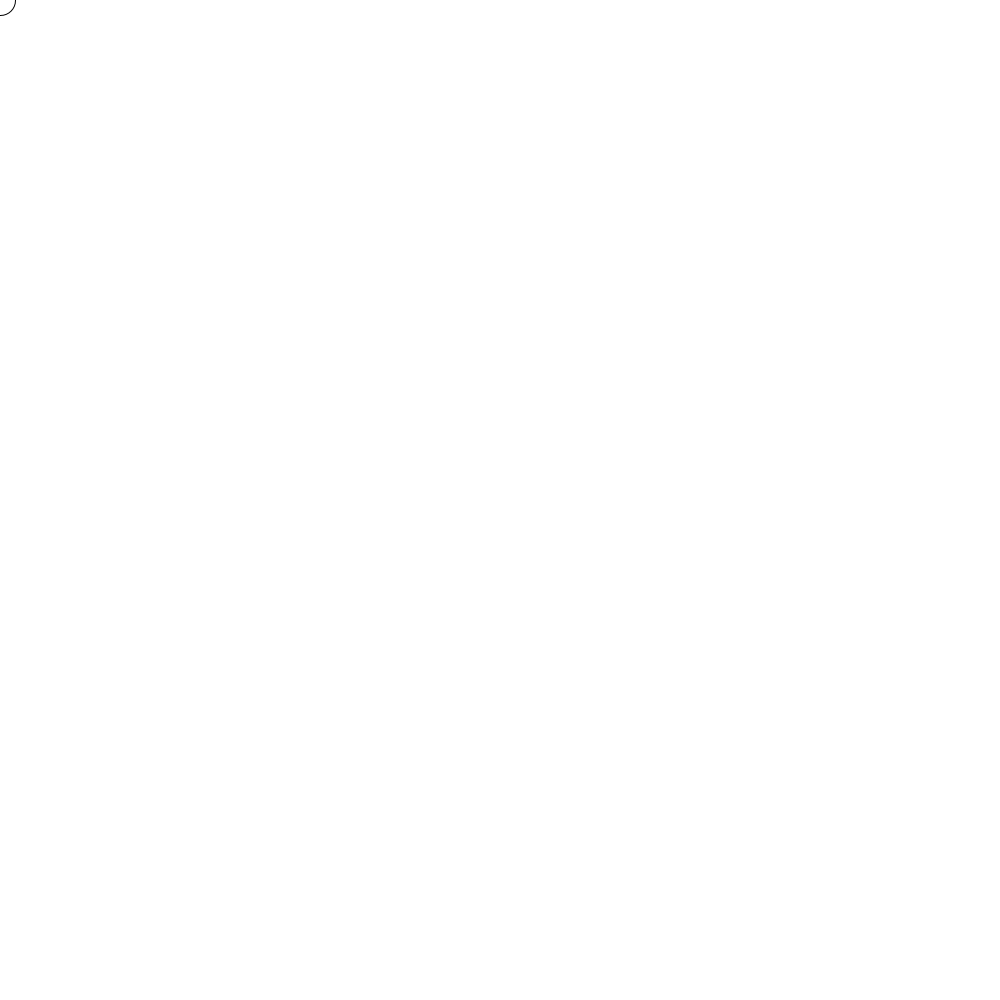
Frame 1 (no input)
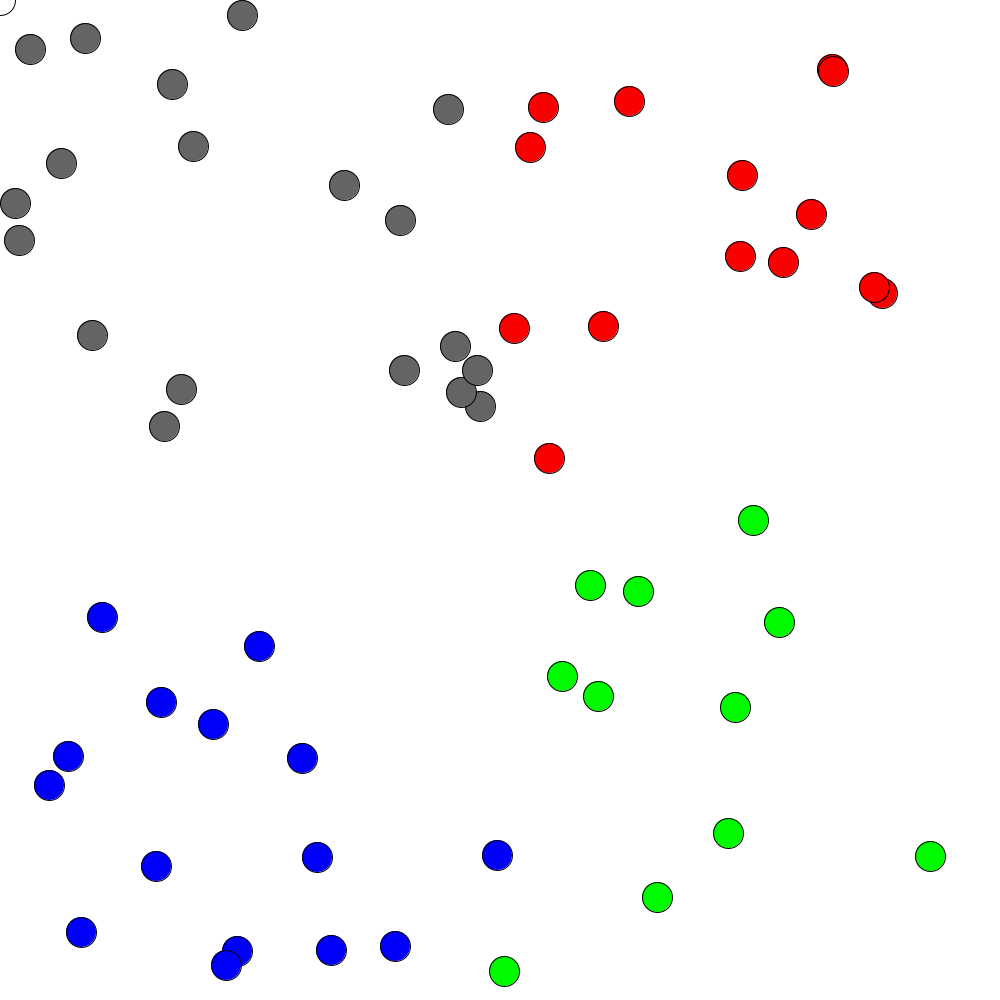
Frame 60 (the mouse pressed at the canvas centre just before this capture)
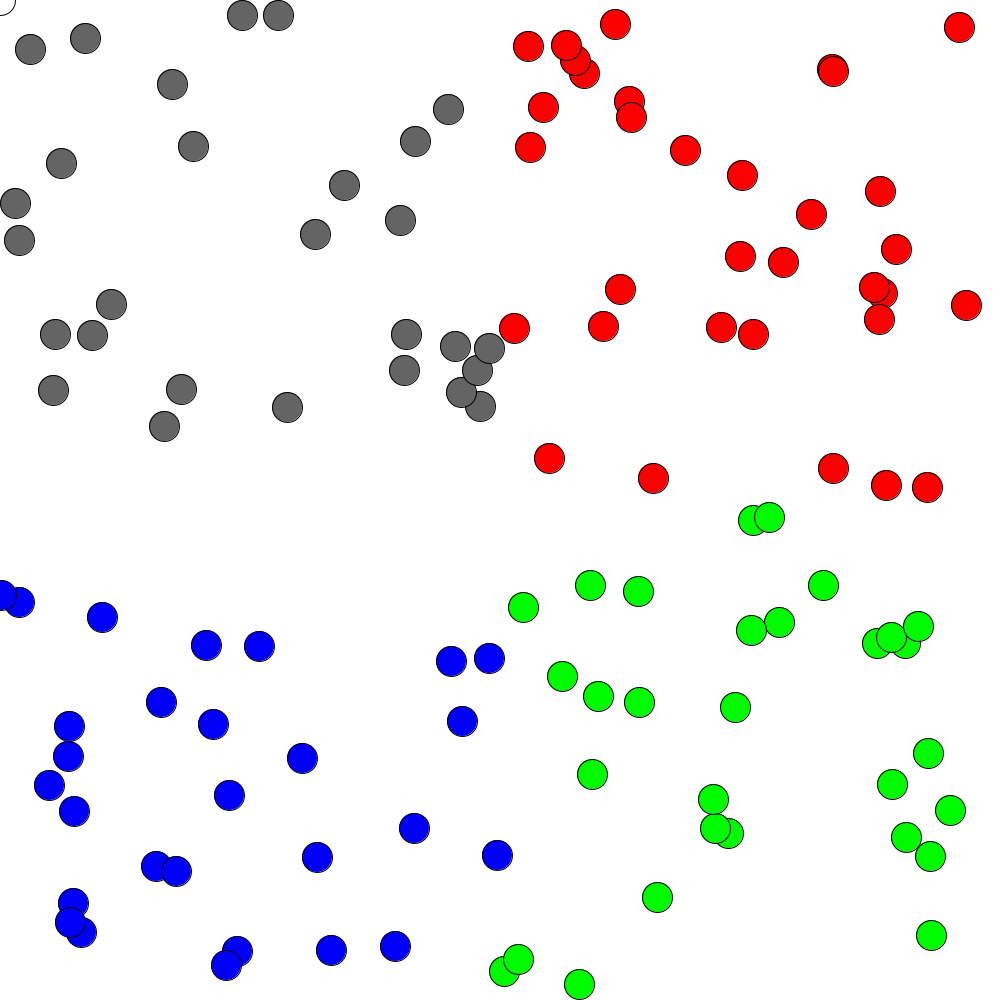
Frame 120 (the mouse held since frame 60 and released just before this capture)

The Processing sketch that drew these frames (run headless with seeded random() and noise(); from frame 60 on, the mouse is pressed at the canvas centre):

// Processing sketch: Quadrant_Fill_Assignment
// ── Quadrant_Fill_Assignment.pde
float x;
float y;

int r;
int g;
int b;

void setup () {
  size (1000, 1000);
  background(255,255,255);
}
  
 void draw () {
   circle (x, y, 30);
   y = (int) random (1000);
   x = (int) random (1000);
   
   if (x >= 500 && y >= 500) {
     fill (0, 250, 0);
   }
   
  else if (x >= 500 && y < 500) {
    fill (250, 0 , 0);
  }
  else if (x < 500 && y >= 500) {
    fill (0, 0 , 250);
  }
  else if (x < 500 && y < 500) {
    fill (100, 100, 100);
  
 }
}
